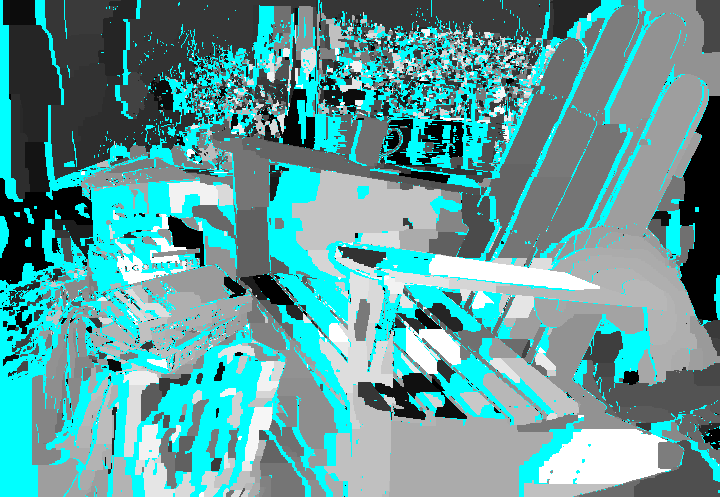
#> input picture app/output/adirondack/graphcut-gray.png, 720 x 497 px
$ jupyter execute --allow-errors Lab.ipynb   (shell and % lines are left out)
#> lines starting #> are read from the running program, lines starting #| are printed output that depends on the picture
#> further down, graphcut is the input picture: shape (497, 720, 3); mean B, G, R 154.6, 154.6, 95.3
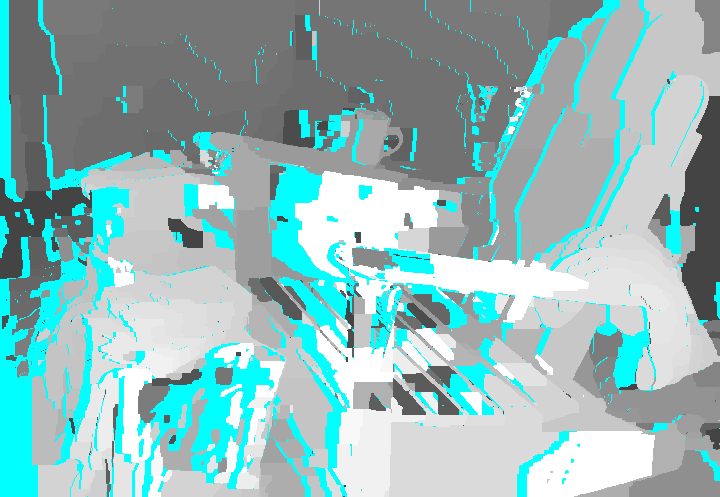
#> input picture app/output/adirondack/kz2.png, 720 x 497 px
#> further down, kz2 is the input picture: shape (497, 720, 3); mean B, G, R 183.8, 183.8, 144.8
# Introduction
This goal of this project is to explore two methods for calculating disparity maps from pairs of stereo images. The first method is a simple window-based search. The second method uses a graph structure and iterative energy minimization. Both of these methods will be tested against the same set of images, pulled from the Middlebury dataset [1].

# Window-based Search
## Algorithm
The is method is rather simple. For each pixel in the left image `p`, we find the pixel `q` in the same row of the right that is "closest" to `p`. "Closest" here is defined by taking the sum of squared differences (SSD) of the gray values of the pixels in some window around `p` and `q`:

The disparity of `p` is then defined to be the number of pixels between `p` and `q`, where `q` minimizes the above equation. Using a window results in fewer false matches as the neighborhood around the pixel is considered as well when determining similarity. For edge and corner cases, where the window centered on the pixel does not fit within the bounds of the image, only those parts of the window that fall within the image are considered. The implication of this is that pixels on the left edge of the left image cannot be assigned a very high disparity because the search range for such disparity values falls outside of the bounds of the image.

## Implementation
A simple algorithm calls for a simple implementation. After all, we want to get to the fun stuff, right? First, the left and right images are converted to grayscale. Then, for each disparity level `d` up to a user-configurable `search_depth`, the SSD metric is computed for each pixel in the left image (except for the first `d` columns, as noted above) using the right image shifted left by `d` pixels. The lowest SSD seen for each pixel is tracked throughout the search. Finally, the pixel is assigned the disparity that minimizes its SSD.

## Results

[cell 1]
import proj
import stereo as st
import cv2
import matplotlib.pyplot as plt
import os


num_images = len(proj.REPORT_IMAGES)
#> (the rest of this cell did not finish here and is left out)

### Analysis
Not too shabby! Though each image is clearly recognizable, this simple method exhibits the classic problem with naive SSD methods: streakiness or splotchiness. This is especially noticable in the images of the chair, flower, and the floor around the motorcycle. The streaks can be attributed to the fact that the

- no oocclusion
- duplicate matches
- window size

### Performance
| SSD Performance | Adirondack | Flowers | Motorcycle | Pipes |
|-----------------|------------|---------|------------|-------|
| Accuracy (%)    | 33.5       | 40.8    | 62.4       | 57.2  |

# Graph Cuts
## Algorithm
## Implementation
## Results
### Analysis
### Performance
# Method Comparison

# Future Improvements

# References
1. D. Scharstein, H. Hirschmüller, Y. Kitajima, G. Krathwohl, N. Nesic, X. Wang, and P. Westling. High-resolution stereo datasets with subpixel-accurate ground truth. In German Conference on Pattern Recognition (GCPR 2014), Münster, Germany, September 2014.
2. Image Proximity Measures. (2018). Retrieved from https://software.intel.com/en-us/node/504333
3. Boykov, Y., & Kolmogorov, V. (2004). An Experimental Comparison of Min-cut/Max-flow Algorithms for Energy Minimization in Vision. _IEEE Transactions on Pattern Analysis and Machine Intelligence_, 26(9), 1124-1137. doi:10.1109/TPAMI.2004.60
4. Kolmogorov, V., Monasse, P., & Tan, P. (2014). Kolmogorov and Zabih’s Graph Cuts Stereo Matching Algorithm. _Image Processing On Line_, 4, 220-251. doi:10.5201/ipol.2014.97

#> (a cell that did not finish here is left out)

[cell 3]
fig, axarr = plt.subplots(1, 3, figsize=(32,8))
image_pair = 'cones'
ssd = cv2.imread(os.path.join(proj.OUTPUT_DIR, image_pair, 'ssd-gray.png'))
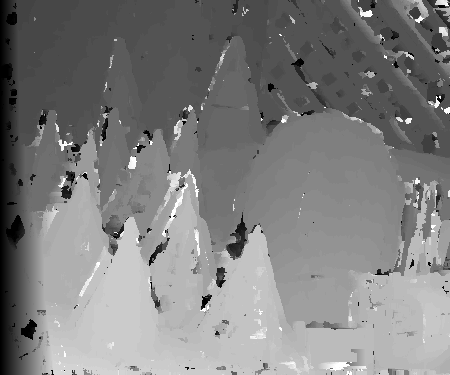
#> input picture app/output/cones/ssd-gray.png, 450 x 375 px
#> ssd is the input picture: shape (375, 450, 3); min 0, max 255, mean 127.1
graphcut = cv2.imread(os.path.join(proj.OUTPUT_DIR, image_pair, 'graphcut-gray.png'))
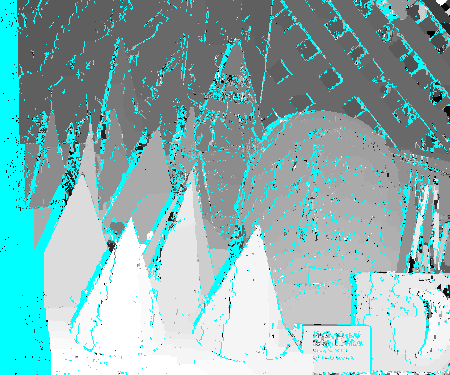
#> input picture app/output/cones/graphcut-gray.png, 450 x 375 px
#> graphcut is the input picture: shape (375, 450, 3); mean B, G, R 177.6, 177.6, 137.2
kz2 = cv2.imread(os.path.join(proj.OUTPUT_DIR, image_pair, 'kz2.png'))
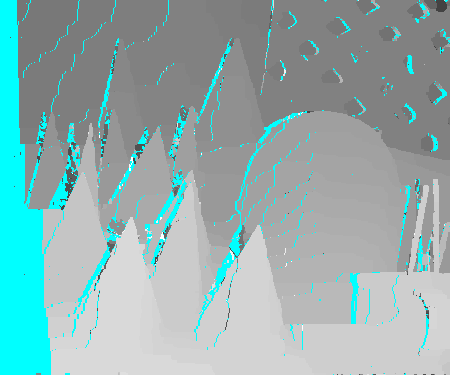
#> input picture app/output/cones/kz2.png, 450 x 375 px
#> kz2 is the input picture: shape (375, 450, 3); mean B, G, R 174.1, 174.1, 145.8

axarr[0].imshow(cv2.cvtColor(ssd, cv2.COLOR_BGR2RGB))
axarr[1].imshow(cv2.cvtColor(graphcut, cv2.COLOR_BGR2RGB))
axarr[2].imshow(cv2.cvtColor(kz2, cv2.COLOR_BGR2RGB))
for i in range(3):
    axarr[i].axis('off')

plt.axis('off')
plt.tight_layout()
fig.show()
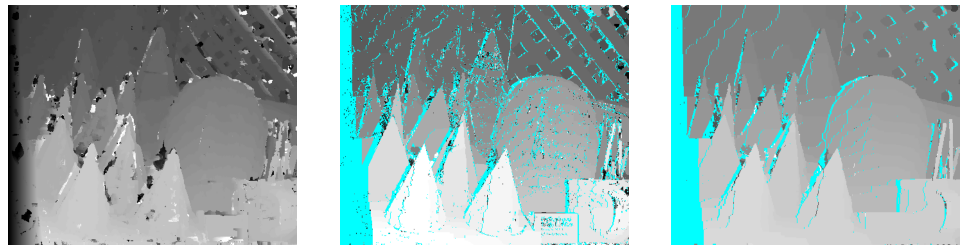
#> figure drawn by matplotlib, 3 panels
